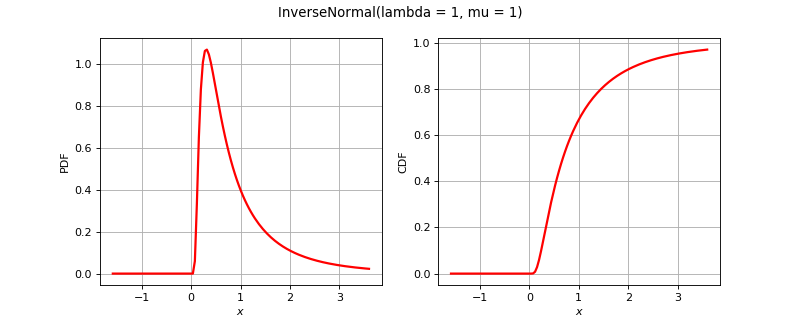

This chart was generated by the following Python code:
import openturns as ot
from matplotlib import pyplot as plt
from openturns.viewer import View
if ot.InverseNormal().__class__.__name__ == 'Bernoulli':
    distribution = ot.Bernoulli(0.7)
elif ot.InverseNormal().__class__.__name__ == 'Binomial':
    distribution = ot.Binomial(5, 0.2)
elif ot.InverseNormal().__class__.__name__ == 'ComposedDistribution':
    copula = ot.IndependentCopula(2)
    marginals = [ot.Uniform(1.0, 2.0), ot.Normal(2.0, 3.0)]
    distribution = ot.ComposedDistribution(marginals, copula)
elif ot.InverseNormal().__class__.__name__ == 'CumulativeDistributionNetwork':
    coll = [ot.Normal(2),ot.Dirichlet([0.5, 1.0, 1.5])]
    distribution = ot.CumulativeDistributionNetwork(coll, ot.BipartiteGraph([[0,1], [0,1]]))
elif ot.InverseNormal().__class__.__name__ == 'Histogram':
    distribution = ot.Histogram([-1.0, 0.5, 1.0, 2.0], [0.45, 0.4, 0.15])
elif ot.InverseNormal().__class__.__name__ == 'KernelMixture':
    kernel = ot.Uniform()
    sample = ot.Normal().getSample(5)
    bandwith = [1.0]
    distribution = ot.KernelMixture(kernel, bandwith, sample)
elif ot.InverseNormal().__class__.__name__ == 'MaximumDistribution':
    coll = [ot.Uniform(2.5, 3.5), ot.LogUniform(1.0, 1.2), ot.Triangular(2.0, 3.0, 4.0)]
    distribution = ot.MaximumDistribution(coll)
elif ot.InverseNormal().__class__.__name__ == 'Multinomial':
    distribution = ot.Multinomial(5, [0.2])
elif ot.InverseNormal().__class__.__name__ == 'RandomMixture':
    coll = [ot.Triangular(0.0, 1.0, 5.0), ot.Uniform(-2.0, 2.0)]
    weights = [0.8, 0.2]
    cst = 3.0
    distribution = ot.RandomMixture(coll, weights, cst)
elif ot.InverseNormal().__class__.__name__ == 'TruncatedDistribution':
    distribution = ot.TruncatedDistribution(ot.Normal(2.0, 1.5), 1.0, 4.0)
elif ot.InverseNormal().__class__.__name__ == 'UserDefined':
    distribution = ot.UserDefined([[0.0], [1.0], [2.0]], [0.2, 0.7, 0.1])
elif ot.InverseNormal().__class__.__name__ == 'ZipfMandelbrot':
    distribution = ot.ZipfMandelbrot(10, 2.5, 0.3)
else:
    distribution = ot.InverseNormal()
dimension = distribution.getDimension()
title = str(distribution)[:100].split('\n')[0]
if dimension == 1:
    distribution.setDescription(['$x$'])
    pdf_graph = distribution.drawPDF()
    cdf_graph = distribution.drawCDF()
    fig = plt.figure(figsize=(10, 4))
    pdf_axis = fig.add_subplot(121)
    cdf_axis = fig.add_subplot(122)
    View(pdf_graph, figure=fig, axes=[pdf_axis], add_legend=False)
    View(cdf_graph, figure=fig, axes=[cdf_axis], add_legend=False)
    fig.suptitle(title)
elif dimension == 2:
    distribution.setDescription(['$x_1$', '$x_2$'])
    pdf_graph = distribution.drawPDF()
    pdf_graph.setTitle(title)
    fig = plt.figure(figsize=(10, 5))
    pdf_axis = fig.add_subplot(111)
    View(pdf_graph, figure=fig, axes=[pdf_axis], add_legend=False, square_axes=True)
